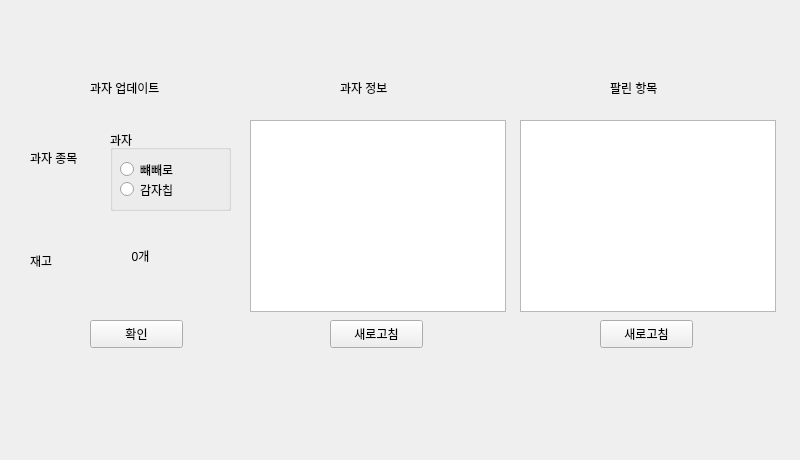
<?xml version="1.0" encoding="UTF-8"?>
<ui version="4.0">
 <class>Form</class>
 <widget class="QWidget" name="Form">
  <property name="geometry">
   <rect>
    <x>0</x>
    <y>0</y>
    <width>800</width>
    <height>460</height>
   </rect>
  </property>
  <property name="windowTitle">
   <string>Form</string>
  </property>
  <widget class="QLabel" name="label_2">
   <property name="geometry">
    <rect>
     <x>30</x>
     <y>150</y>
     <width>81</width>
     <height>16</height>
    </rect>
   </property>
   <property name="text">
    <string>과자 종목</string>
   </property>
   <property name="alignment">
    <set>Qt::AlignJustify|Qt::AlignVCenter</set>
   </property>
  </widget>
  <widget class="QLabel" name="label_3">
   <property name="geometry">
    <rect>
     <x>30</x>
     <y>250</y>
     <width>31</width>
     <height>21</height>
    </rect>
   </property>
   <property name="text">
    <string>재고</string>
   </property>
   <property name="alignment">
    <set>Qt::AlignJustify|Qt::AlignVCenter</set>
   </property>
  </widget>
  <widget class="QLabel" name="lbSellList">
   <property name="geometry">
    <rect>
     <x>610</x>
     <y>80</y>
     <width>101</width>
     <height>16</height>
    </rect>
   </property>
   <property name="text">
    <string>팔린 항목</string>
   </property>
  </widget>
  <widget class="QLabel" name="lbSnackData">
   <property name="geometry">
    <rect>
     <x>340</x>
     <y>80</y>
     <width>101</width>
     <height>16</height>
    </rect>
   </property>
   <property name="text">
    <string>과자 정보</string>
   </property>
  </widget>
  <widget class="QTextBrowser" name="tbSnackSellData">
   <property name="geometry">
    <rect>
     <x>520</x>
     <y>120</y>
     <width>256</width>
     <height>192</height>
    </rect>
   </property>
  </widget>
  <widget class="QPushButton" name="btUpdateCheck">
   <property name="geometry">
    <rect>
     <x>90</x>
     <y>320</y>
     <width>93</width>
     <height>28</height>
    </rect>
   </property>
   <property name="text">
    <string>확인</string>
   </property>
  </widget>
  <widget class="QPushButton" name="btSellRefresh">
   <property name="geometry">
    <rect>
     <x>600</x>
     <y>320</y>
     <width>93</width>
     <height>28</height>
    </rect>
   </property>
   <property name="text">
    <string>새로고침</string>
   </property>
  </widget>
  <widget class="QPushButton" name="btDataRefresh">
   <property name="geometry">
    <rect>
     <x>330</x>
     <y>320</y>
     <width>93</width>
     <height>28</height>
    </rect>
   </property>
   <property name="text">
    <string>새로고침</string>
   </property>
  </widget>
  <widget class="QPushButton" name="btBack">
   <property name="geometry">
    <rect>
     <x>720</x>
     <y>10</y>
     <width>61</width>
     <height>51</height>
    </rect>
   </property>
   <property name="text">
    <string/>
   </property>
   <property name="icon">
    <iconset>
     <normaloff>snack_picture/arrow_back.png</normaloff>snack_picture/arrow_back.png</iconset>
   </property>
   <property name="iconSize">
    <size>
     <width>40</width>
     <height>40</height>
    </size>
   </property>
   <property name="autoDefault">
    <bool>false</bool>
   </property>
   <property name="flat">
    <bool>true</bool>
   </property>
  </widget>
  <widget class="QTextBrowser" name="tbSnackData">
   <property name="geometry">
    <rect>
     <x>250</x>
     <y>120</y>
     <width>256</width>
     <height>192</height>
    </rect>
   </property>
  </widget>
  <widget class="QGroupBox" name="groupBox">
   <property name="geometry">
    <rect>
     <x>110</x>
     <y>130</y>
     <width>121</width>
     <height>81</height>
    </rect>
   </property>
   <property name="title">
    <string>과자</string>
   </property>
   <widget class="QRadioButton" name="radioPepero">
    <property name="geometry">
     <rect>
      <x>10</x>
      <y>30</y>
      <width>108</width>
      <height>19</height>
     </rect>
    </property>
    <property name="text">
     <string>뺴빼로</string>
    </property>
   </widget>
   <widget class="QRadioButton" name="radioChip">
    <property name="geometry">
     <rect>
      <x>10</x>
      <y>50</y>
      <width>108</width>
      <height>19</height>
     </rect>
    </property>
    <property name="text">
     <string>감자칩</string>
    </property>
   </widget>
  </widget>
  <widget class="QPushButton" name="btPlus">
   <property name="geometry">
    <rect>
     <x>170</x>
     <y>210</y>
     <width>51</width>
     <height>41</height>
    </rect>
   </property>
   <property name="text">
    <string/>
   </property>
   <property name="icon">
    <iconset>
     <normaloff>snack_picture/arrow_up.png</normaloff>snack_picture/arrow_up.png</iconset>
   </property>
   <property name="iconSize">
    <size>
     <width>50</width>
     <height>40</height>
    </size>
   </property>
   <property name="flat">
    <bool>true</bool>
   </property>
  </widget>
  <widget class="QPushButton" name="btMinus">
   <property name="geometry">
    <rect>
     <x>170</x>
     <y>260</y>
     <width>51</width>
     <height>41</height>
    </rect>
   </property>
   <property name="text">
    <string/>
   </property>
   <property name="icon">
    <iconset>
     <normaloff>snack_picture/arrow_down.png</normaloff>snack_picture/arrow_down.png</iconset>
   </property>
   <property name="iconSize">
    <size>
     <width>50</width>
     <height>40</height>
    </size>
   </property>
   <property name="flat">
    <bool>true</bool>
   </property>
  </widget>
  <widget class="QLabel" name="lbStock">
   <property name="geometry">
    <rect>
     <x>110</x>
     <y>230</y>
     <width>61</width>
     <height>51</height>
    </rect>
   </property>
   <property name="text">
    <string>0개</string>
   </property>
   <property name="alignment">
    <set>Qt::AlignCenter</set>
   </property>
  </widget>
  <widget class="QLabel" name="lbUpdate">
   <property name="geometry">
    <rect>
     <x>90</x>
     <y>80</y>
     <width>101</width>
     <height>16</height>
    </rect>
   </property>
   <property name="text">
    <string>과자 업데이트</string>
   </property>
  </widget>
 </widget>
 <resources/>
 <connections/>
</ui>
